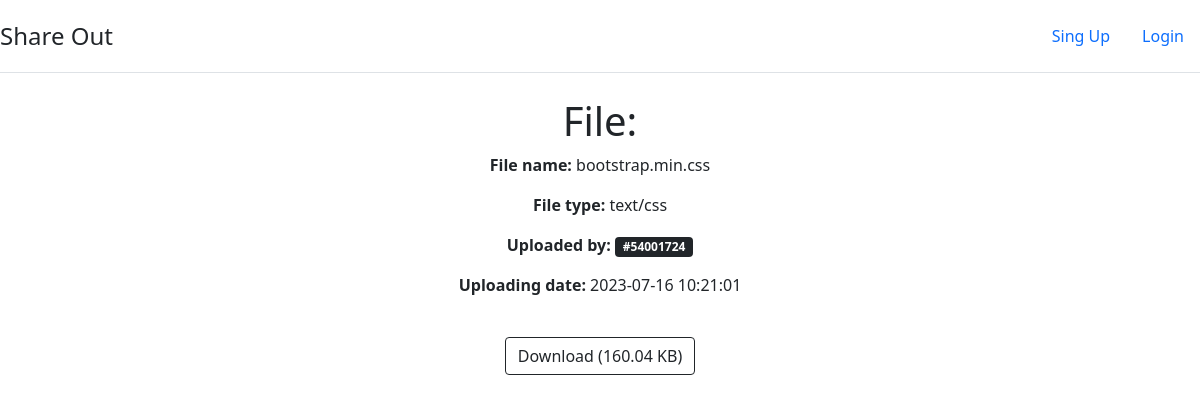
/file/index.php?id=xrvsYkb6, run on the app's committed database.
### tables this page shows
CREATE TABLE `files` (
  `ID` varchar(8) NOT NULL,
  `file_size` varchar(255) NOT NULL,
  `file_name` varchar(255) NOT NULL,
  `file_type` varchar(255) NOT NULL,
  `path` varchar(255) NOT NULL,
  `ID_user` int(8) UNSIGNED NOT NULL,
  `upload_date` datetime NOT NULL DEFAULT CURRENT_TIMESTAMP,
  `last_update` datetime NOT NULL DEFAULT CURRENT_TIMESTAMP ON UPDATE CURRENT_TIMESTAMP
);

### auth.php (called while the page is built, shortened)
<?php
    function is_connected (): bool {
        return !empty($_SESSION['login']);
    }
?>

### file.class.php (called while the page is built, shortened)
<?php
    class File {
        public function get_file_size($file) {
            return number_format($file / 1024, 2) . ' KB';
        }
    }
?>

### file/index.php (the view, shortened to what this page needs)
<!DOCTYPE html>
<html lang="en">
<?php
    require '../file.class.php';
    $file_o = new File();
    if (!empty($_GET['id'])) {
        $id_file = $_GET['id'];
    } else {
        $id_file = $_SESSION['id'];
        header('Location: ?id=' . $id_file);
    }
    $file_name = "File doesn't existe";
    $connexion = connect_to_db();
    require_once '../auth.php';
    $file = mysqli_query($connexion, "SELECT * FROM files WHERE ID = '$id_file'");
    if ($file->num_rows == 1) {
        while($informations = $file->fetch_assoc()) {
            $uploader = $informations['ID_user'];
            $file_size = $informations['file_size'];
            $file_name = $informations['file_name'];
            $file_type = $informations['file_type'];
            $upload_date = $informations['upload_date'];
            $path = '../' . $informations['path'];
        }
    } else {
        header('Location: file-doesnt-existe.html');
        die();
    }
?>
<head>
    <link rel="stylesheet" href="../bootstrap/bootstrap.min.css">
    <link rel="stylesheet" href="style.css">
</head>
<body>
<main>
    <header class="d-flex flex-wrap justify-content-center py-3 mb-4 border-bottom">
        <a href="../index.php" class="d-flex align-items-center mb-3 mb-md-0 me-md-auto text-dark text-decoration-none">
            <span class="fs-4">Share Out</span>
        </a>
        <ul class="nav nav-pills">
        <?php if(is_connected()) {
            $_SESSION['logged'] = 1;
        ?>
            <li class="nav-item"><a href="../index.php" class="nav-link  ">Share new file</a></li>
            <li class="nav-item"><a href="../myfiles.php" class="nav-link">My Files</a></li>
            <li class="nav-item">
                <form action="" method="get">
                    <input type="submit" name="disconnect" value="Disconnect" class="nav-link" ></li>
                </form>
        <?php } else { ?>
            <li class="nav-item"><a href="../sign-up.php" class="nav-link">Sing Up</a></li>
            <li class="nav-item"><a href="../login.php" class="nav-link">Login</a></li>
        <?php } ?>
        </ul>
    </header>
    <?php if($path) { ?>
        <h1 class="text-center">File: </h1>
        <p class="text-center fs-6">
            <span class="fw-bolder">File name: </span><?= $file_name ?>
        </p>
        <p class="text-center fs-6">
            <span class="fw-bolder">File type: </span><?= $file_type ?>
        </p>
        <p class="text-center fs-6">
            <span class="fw-bolder ">Uploaded by:  </span> <span class="badge bg-dark"> #<?= $uploader ?> </span>
        </p>
        <p class="text-center fs-6">
            <span class="fw-bolder">Uploading date: </span> <?= $upload_date ?>
        </p>
        <br>
        <a class="download-button" href="<?= $path ?>" download><button class="btn btn-outline-dark"> Download (<?= $file_o->get_file_size($file_size) ?>) </button> </a>
    <?php } ?>
</body>
</html>

### file/style.css (style rules this page uses)
.download-button { display: flex; justify-content: center; }
.download-button:visited, .download-button:link, .download-button:active, .download-button:hover { text-decoration: none; }

### data on the page
files: file_name "bootstrap.min.css", file_type "text/css", ID_user "54001724", upload_date "2023-07-16 10:21:01", file_size "160.04 KB"
